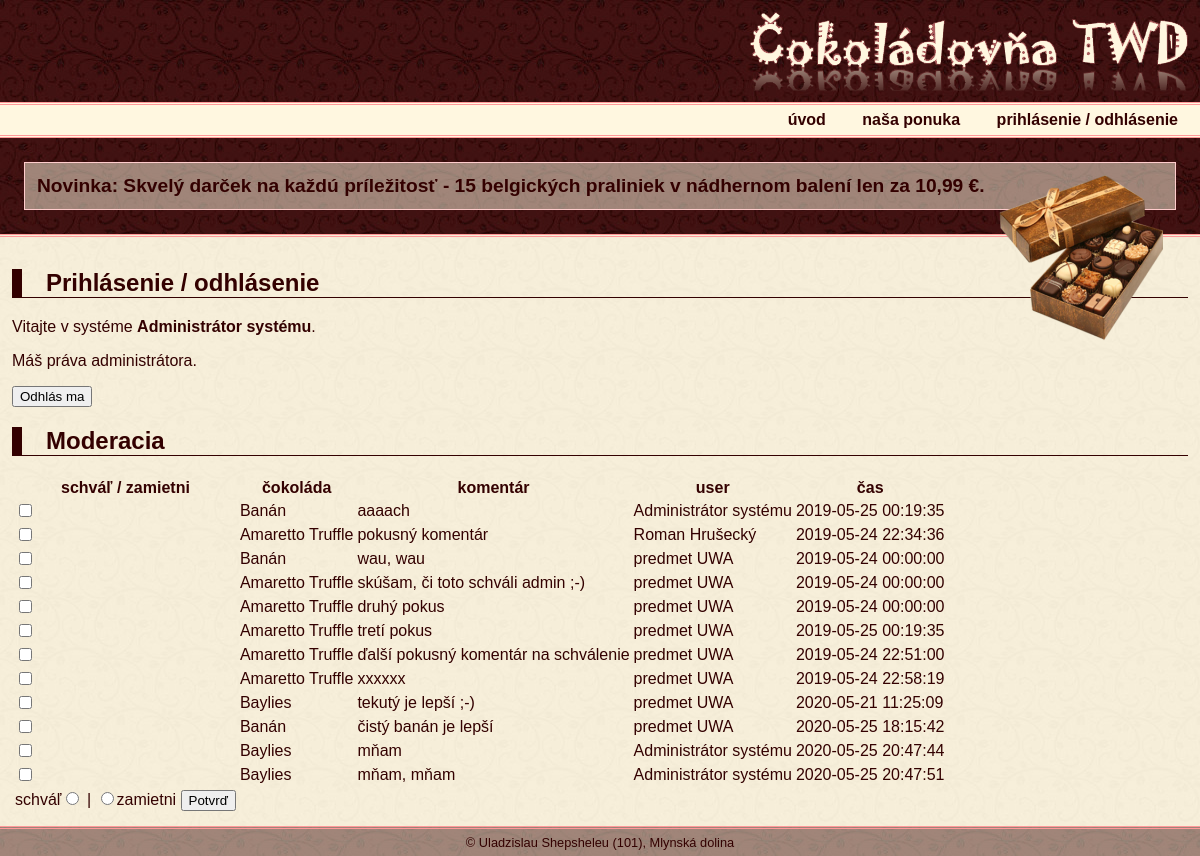
/login.php (signed in), run on the app's committed database.
### tables this page shows
CREATE TABLE IF NOT EXISTS `coko_komentare` (
  `id_koment` smallint(6) NOT NULL AUTO_INCREMENT,
  `uid` smallint(6) NOT NULL,
  `pid` smallint(6) NOT NULL,
  `komentar` text NOT NULL,
  `cas` datetime NOT NULL,
  `stav` char(1) NOT NULL DEFAULT 'x',
  PRIMARY KEY (`id_koment`)
);

CREATE TABLE IF NOT EXISTS `coko_produkty` (
  `pid` smallint(6) NOT NULL AUTO_INCREMENT,
  `nazov` varchar(30) NOT NULL,
  `popis` varchar(200) NOT NULL,
  `cena` float NOT NULL,
  `foto` varchar(255) NOT NULL,
  `id_kat` tinyint(4) NOT NULL,
  PRIMARY KEY (`pid`)
);

CREATE TABLE IF NOT EXISTS `coko_pouzivatelia` (
  `uid` smallint(6) NOT NULL AUTO_INCREMENT,
  `username` varchar(20) NOT NULL DEFAULT '',
  `heslo` varchar(50) NOT NULL DEFAULT '',
  `meno` varchar(20) NOT NULL DEFAULT '',
  `priezvisko` varchar(30) NOT NULL DEFAULT '',
  `admin` tinyint(4) NOT NULL DEFAULT '0',
  PRIMARY KEY (`uid`),
  UNIQUE KEY `username` (`username`)
);

### funkcie.php (called while the page is built, shortened)
<?php
function get_all_comments($mysqli)
{
	$sql = "SELECT * FROM `coko_komentare` as koms INNER JOIN `coko_pouzivatelia` as users ON koms.uid = users.uid INNER JOIN `coko_produkty` as prods ON koms.pid = prods.pid WHERE koms.stav='x'";
	$comments = array();
	if ($result = $mysqli->query($sql)) {
		while ($row = $result->fetch_assoc()) {
			array_push($comments, $row);
		}
	} elseif ($mysqli->errno) {
		echo '<p class="chyba"> Chyba načitania! </p>';
		return false;
	}
	return $comments;
}
?>

### login.php (the view, shortened to what this page needs)
<?php
$titulok = 'Prihlásenie / odhlásenie';
include('funkcie.php');
include('hlavicka.php');
include('navigacia.php');
include('akcia.php');
?>
<section>
<?php
echo "<h1>$titulok</h1>";
if (isset($_SESSION['user'])) {
?>
<p>Vitajte v systéme <strong><?php echo $_SESSION['meno'] . ' ' . $_SESSION['priezvisko']; ?></strong>.</p>
<?php
  if ($_SESSION['admin']) {
		echo '<p>Máš práva administrátora.</p>';
	}	else {
		echo '<p>NEmáš práva administrátora.</p>';
	}
?>
<form method="post">
  <p>
    <input name="odhlas" type="submit" id="odhlas" value="Odhlás ma">
  </p>
</form>
<?php
	if ($_SESSION['admin']) {
		?>
		<h1>Moderacia</h1>
		<form method="post">
			<table>
				<tbody>
				<tr>
					<th>schváľ / zamietni</th>
					<th>čokoláda</th>
					<th>komentár</th>
					<th>user</th>
					<th>čas</th>
				</tr>
				<?php
				foreach (get_all_comments($mysqli) as $comment) {
					echo '<tr>';
					echo '<td>';
						echo '<input type="checkbox" name="ids[]" value="'.$comment['id_koment'].'">';
						echo '<td>'.$comment['nazov'].'</td>';
						echo '<td>'.$comment['komentar'].'</td>';
						echo '<td>'.$comment['meno'].' '.$comment['priezvisko'].'</td>';
						echo '<td>'.$comment['cas'].'</td>';
						echo '</td>';
					echo '</tr>';
				}
				?>
				<tr>
				<td>
				<label for="akcia_a">schváľ</label
				><input type="radio" name="akcia" value="a" id="akcia_a" /> |
				<input type="radio" name="akcia" value="n" id="akcia_n" /><label
					for="akcia_n"
					>zamietni</label
				>
				<input type="submit" name="schval_zamietni" value="Potvrď" />
				</td>
				</tbody>
			</table>
		</form>
		<?php
	}
}
?>
</section>
<?php include('paticka.php'); ?>

### hlavicka.php (shortened to what this page needs)
<!DOCTYPE html>
<html>
<head>
<link href="styly.css" rel="stylesheet">
</head>
<body>
<header>
	<img src="obrazky/logo.png" width="438" height="79" alt="Čokoládovňa TWD">
</header>

### navigacia.php
<nav>
	<a href="index.php">úvod</a> <a href="ponuka.php">naša ponuka</a> <a href="login.php">prihlásenie / odhlásenie</a>
</nav>

### akcia.php
<aside>
	   <img src="obrazky/krabicka.png" alt="novinka" width="164" height="166">Novinka: Skvelý darček na každú príležitosť - 15 belgických praliniek v nádhernom balení len za 10,99 €.
</aside>

### paticka.php
<footer>&copy; Uladzislau Shepsheleu (101), Mlynská dolina
</footer>
</body>
</html>

### styly.css (style rules this page uses)
body { color: #330000; font-family: Arial, Helvetica, sans-serif; background-image: url('obrazky/pozadie.jpg'); margin: 0; }
header { height: 102px; text-align: right; }
header img { padding: 1%; }
nav { color: #330000; background-color: rgb(255, 247, 224); text-align: right; padding: 0.5%; border-top: #FF9999 double 3px; border-bottom: #FF9999 double 3px; }
nav a { color: #330000; text-decoration: none; font-weight: bold; padding: 0 1em; }
aside { background-color: rgba(255, 247, 224, 0.5); padding: 1%; font-weight: bold; font-size: 120%; margin: 2%; border: 1px solid #FFCCCC; }
aside img { float: right; }
section { border-top: #FF9999 double 3px; background-image: url('obrazky/pozadie1.jpg'); padding: 1%; }
section h1 { border-left: 10px solid #330000; padding-left: 1em; border-bottom: 1px solid #330000; }
section table th { text-align: center; font-weight: bold; }
footer { background-color: rgba(255, 247, 224, 0.5); border-top: #FF9999 double 3px; text-align: center; font-size: 80%; padding: 0.5%; clear: both; }

### data on the page
coko_komentare: pid.nazov "Banán", komentar "aaaach", uid.meno "Administrátor", uid.priezvisko "systému", cas "2019-05-25 00:19:35"
coko_komentare: pid.nazov "Amaretto Truffle", komentar "pokusný komentár", uid.meno "Roman", uid.priezvisko "Hrušecký", cas "2019-05-24 22:34:36"
coko_komentare: pid.nazov "Banán", komentar "wau, wau", uid.meno "predmet", uid.priezvisko "UWA", cas "2019-05-24 00:00:00"
coko_komentare: pid.nazov "Amaretto Truffle", komentar "skúšam, či toto schváli admin ;-)", uid.meno "predmet", uid.priezvisko "UWA", cas "2019-05-24 00:00:00"
coko_komentare: pid.nazov "Amaretto Truffle", komentar "druhý pokus", uid.meno "predmet", uid.priezvisko "UWA", cas "2019-05-24 00:00:00"
coko_komentare: pid.nazov "Amaretto Truffle", komentar "tretí pokus", uid.meno "predmet", uid.priezvisko "UWA", cas "2019-05-25 00:19:35"
coko_komentare: pid.nazov "Amaretto Truffle", komentar "ďalší pokusný komentár na schválenie", uid.meno "predmet", uid.priezvisko "UWA", cas "2019-05-24 22:51:00"
coko_komentare: pid.nazov "Amaretto Truffle", komentar "xxxxxx", uid.meno "predmet", uid.priezvisko "UWA", cas "2019-05-24 22:58:19"
coko_komentare: pid.nazov "Baylies", komentar "tekutý je lepší ;-)", uid.meno "predmet", uid.priezvisko "UWA", cas "2020-05-21 11:25:09"
coko_komentare: pid.nazov "Banán", komentar "čistý banán je lepší", uid.meno "predmet", uid.priezvisko "UWA", cas "2020-05-25 18:15:42"
coko_komentare: pid.nazov "Baylies", komentar "mňam", uid.meno "Administrátor", uid.priezvisko "systému", cas "2020-05-25 20:47:44"
coko_komentare: pid.nazov "Baylies", komentar "mňam, mňam", uid.meno "Administrátor", uid.priezvisko "systému", cas "2020-05-25 20:47:51"

### other printed values
$titulok "Prihlásenie / odhlásenie"
$_SESSION['meno'] "Administrátor"
$_SESSION['priezvisko'] "systému"
